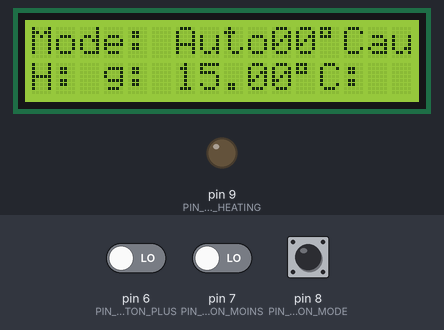
This sketch was run on a simulated Arduino Uno, built with avr-gcc and run on an emulated ATmega328P. Shown: 16×2 character LCD, output pins drawn as LEDs (lit = HIGH). Wiring (inferred from the names in the program): DS1307 clock at I2C address 0x68. Inputs (shaded band) come from the test bench; at power-on: pin 6 (PIN_BOUTON_PLUS) LOW, pin 8 (PIN_BOUTON_MODE) LOW, pin 7 (PIN_BOUTON_MOINS) LOW. WiFi joins after 1.5 s; servers stay silent unless stated; the local clock reads 2024-03-15 10:24:30 at power-on unless the sketch sets it; pins used as bus, display or sensor lines are not drawn; what the sketch prints to the serial monitor is not drawn.

Above: at 4.7 s.
4.8 s: pin 6 (PIN_BOUTON_PLUS) driven HIGH
At 5.4 s:
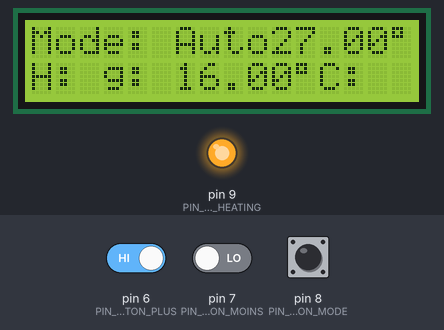
8.1 s: pin 8 (PIN_BOUTON_MODE) pulled HIGH for 3.2 s
At 9.1 s:
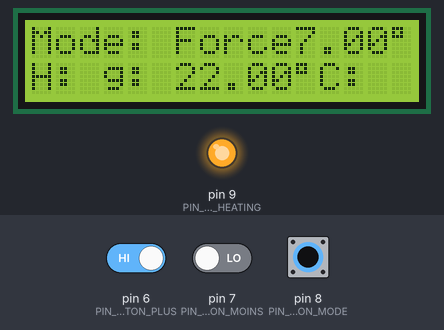
12.8 s: pin 6 (PIN_BOUTON_PLUS) driven LOW
At 14.0 s:
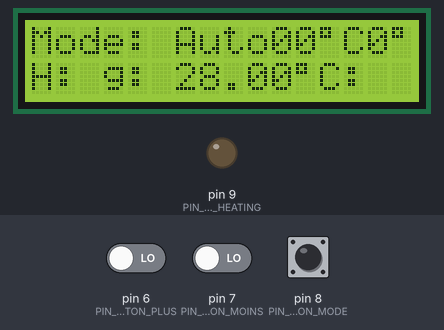
14.4 s: pin 8 (PIN_BOUTON_MODE) pulled HIGH for 1 s
At 15.8 s:
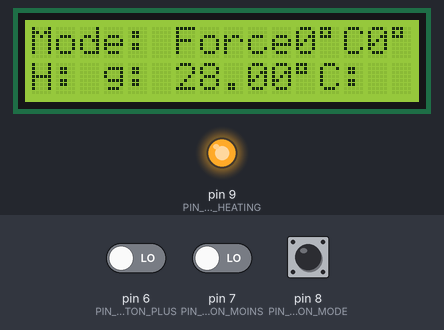
16.9 s: pin 8 (PIN_BOUTON_MODE) pulled HIGH for 1 s
At 18.5 s:
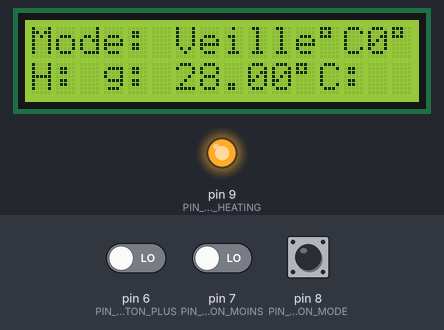
19.4 s: pin 8 (PIN_BOUTON_MODE) pulled HIGH for 3.2 s
At 20.2 s:
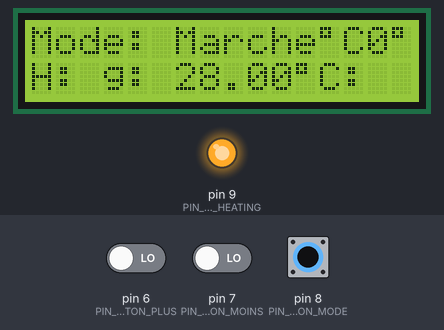
Timing chart, 0 to 23.7 s (numbered marks = the images above; inputs shaded):
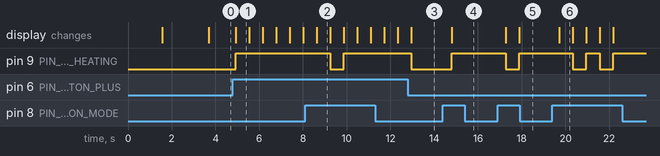

The sketch:

thermuino.ino
```cpp
// (licence header left out)
//LCD :
#include <LiquidCrystal.h>

//Ethernet :
#include <SPI.h>
#include <Ethernet.h>
#include <EthernetServer.h>

//Sonde 1Wire :
#include <OneWire.h>
#include "DS18B20.h"

//Horloge
#include <Wire.h>
#include "DallasTemperature.h"
#include "DS1307.h"

//Relay
#include "Relay.h"

//Pins
#define PIN_RELAY 1

#define PIN_BOUTON_PLUS 6
#define PIN_BOUTON_MOINS 7
#define PIN_BOUTON_MODE 8
#define PIN_LED_HEATING 9
#define PIN_LED_ALIMENTATION 10

#define PIN_ONE_WIRE 6
#define DS18B20_ADDRESS 0x28     // Adresse 1-Wire du DS18B20

#define LCD_RS A1
#define LCD_ENABLE A0
#define LCD_DATA4 5
#define LCD_DATA5 4
#define LCD_DATA6 3
#define LCD_DATA7 2


//Constant values
#define LIGNE1 0
#define LIGNE2 1
#define LIGNE3 0
#define LIGNE4 1

#define MODE_OFF 0
#define MODE_ON 1
#define MODE_AUTO 2

#define MODE_FORCE_ON 3
#define MODE_FORCE_OFF 4

#define MAX_TEMPERATURE 30
#define MIN_TEMPERATURE 0

#define CELCIUS_CHAR_SERIAL 176
#define CELCIUS_CHAR_LCD 223 //The ° caracter

#define ETHERNET_REQUEST_MAX_SIZE 100

//Horlogerie
#define DS1307_ADDRESS 0x68


struct Date {
  uint8_t secondes;
  uint8_t minutes;
  uint8_t heures; // format 24h
  uint8_t jourDeLaSemaine; // 0~7 = lundi, mardi, ...
  uint8_t jour;
  uint8_t mois;
  uint8_t annee; // format yy (ex 2012 -> 12)
};
typedef struct Date Date;

byte mac[] = {  0xDE, 0xAD, 0xBE, 0xEF, 0xFE, 0xEE };
byte ip[] = {   192, 168, 1, 19};
byte ip_arduino_server[] = { 192, 168, 0, 2};

LiquidCrystal lcd(LCD_RS, LCD_ENABLE, LCD_DATA4, LCD_DATA5, LCD_DATA6, LCD_DATA7);
EthernetServer server(80);
EthernetClient client;
OneWire oneWire(PIN_ONE_WIRE);
DS1307 ClockChip = DS1307();
DallasTemperature sensors(&oneWire);
Relay myRelay = Relay(PIN_RELAY);
Relay myHeatingLed = Relay(PIN_LED_HEATING);

float internTemperature = -1;
float progTemperature = 15;
float hysteresis = 1; //1°C Hysteresis
float externTemperature = 0;
int currentMode = 2;


byte bcd2dec(byte bcd) {
  return ((bcd / 16 * 10) + (bcd % 16));
}

byte dec2bcd(byte dec) {
  return ((dec / 10 * 16) + (dec % 10));
}

// Fonction configurant le DS1307 avec la date/heure fourni
void ecrireDate(struct Date *date) {
	Wire.beginTransmission(DS1307_ADDRESS); // Début de transaction I2C
Wire.write((byte) 0); // Arrête l'oscillateur du DS1307
  Wire.write(dec2bcd(date->secondes)); // Envoi des données
  Wire.write(dec2bcd(date->minutes));
  Wire.write(dec2bcd(date->heures));
  Wire.write(dec2bcd(date->jourDeLaSemaine));
  Wire.write(dec2bcd(date->jour));
  Wire.write(dec2bcd(date->mois));
  Wire.write(dec2bcd(date->annee));
  Wire.write((byte) 0); // Redémarre l'oscillateur du DS1307
  Wire.endTransmission(); // Fin de transaction I2C
}


// Fonction récupérant l'heure et la date courante à partir du DS1307
void lireDate(struct Date *date) {
  Wire.beginTransmission(DS1307_ADDRESS); // Début de transaction I2C
  Wire.write((byte) 0); // Demande les info à partir de l'adresse 0 (soit toutes les info)
  Wire.endTransmission(); // Fin de transaction I2C

  Wire.requestFrom(DS1307_ADDRESS, 7); // Récupère les info (7 octets = 7 valeurs correspondant à l'heure et à la date courante)

  date->secondes = bcd2dec(Wire.read()); // stockage et conversion des données reçu
  date->minutes = bcd2dec(Wire.read());
  date->heures = bcd2dec(Wire.read() & 0b111111);
  date->jourDeLaSemaine = bcd2dec(Wire.read());
  date->jour = bcd2dec(Wire.read());
  date->mois = bcd2dec(Wire.read());
  date->annee = bcd2dec(Wire.read());
}


void initEthernet() {
	lcd.setCursor(0, LIGNE1);
	lcd.print(("Connexion reseau..."));
	lcd.setCursor(0, LIGNE2);

	if(Ethernet.begin(mac) == 0) {
		Ethernet.begin(mac, ip);
		lcd.print(("IP Fixe : "));

	} else {
		lcd.print(("IP Dynamique : "));
	}

	lcd.setCursor(0, LIGNE3);
	lcd.print(Ethernet.localIP());

	lcd.setCursor(0, LIGNE4);
	lcd.print(("Connecte !"));

	delay(2000);

}


void initButtons() {
	pinMode(PIN_BOUTON_PLUS, INPUT);
	pinMode(PIN_BOUTON_MOINS, INPUT);
	pinMode(PIN_BOUTON_MODE, INPUT);

	pinMode(PIN_LED_HEATING, OUTPUT);
}

void initTemperature() {
	sensors.begin();

	DeviceAddress tempDeviceAddress;


	// Grab a count of devices on the wire
	int numberOfDevices = sensors.getDeviceCount();

	// locate devices on the bus
	Serial.print("Locating devices...");

	Serial.print("Found ");
	Serial.print(numberOfDevices);
	Serial.println(" devices.");

	// report parasite power requirements
	Serial.print("Parasite power is: ");
	if (sensors.isParasitePowerMode()) Serial.println("ON");
	else Serial.println("OFF");

	// Loop through each device, print out address
	for(int i=0;i<numberOfDevices; i++) {
		// Search the wire for address
		if(sensors.getAddress(tempDeviceAddress, i)) {
			Serial.print("Found device ");
			Serial.print(i);
			Serial.print(" with address: ");

			for (uint8_t i = 0; i < 8; i++) {
				if (tempDeviceAddress[i] < 16) Serial.print("0");
				Serial.print(tempDeviceAddress[i], HEX);
			}

			Serial.println();

		}else{
			Serial.print("Found ghost device at ");
			Serial.print(i, DEC);
			Serial.print(" but could not detect address. Check power and cabling");
		}
	}

}

void initHorloge() {
	ClockChip.setTimeRegister(2,50,0,6,26,11,11);
	ClockChip.startClock();
}


void changeMode() {
	currentMode = (currentMode + 1) % 5;
}

void incrementeTemp() {
  progTemperature += 1.0;

  if(progTemperature > MAX_TEMPERATURE) {
    progTemperature = MAX_TEMPERATURE;
  }
}

void decrementeTemp() {
  progTemperature -= 1.0;

  if(progTemperature < MIN_TEMPERATURE) {
    progTemperature = MAX_TEMPERATURE;
  }
}

void updateButtons() {
  boolean modePin = digitalRead(PIN_BOUTON_MODE) == HIGH;
  boolean plusPin = digitalRead(PIN_BOUTON_PLUS) == HIGH;
  boolean moinsPin = digitalRead(PIN_BOUTON_MOINS) == HIGH;

  if(modePin == true) {
    changeMode();
  }

  if(plusPin == true && moinsPin == false) {
    incrementeTemp();
  }

  if(moinsPin == true && plusPin == false) {
    decrementeTemp();
  }

}

void printMode() {
	if(currentMode == MODE_OFF) {
		lcd.print(("Veille"));
	} else if(currentMode == MODE_ON) {
		lcd.print(("Marche"));
	} else if(currentMode == MODE_FORCE_ON) {
		lcd.print(("Force"));
	} else if(currentMode == MODE_FORCE_OFF) {
		lcd.print(("Arret"));
	} else {
		lcd.print(("Auto"));
	}
}


// Fonction vérifiant la présence d'une demande de synchronisation en provenance du pc et récupérant les données de synchronisation ou à défaut récupérant la date et l'heure courante
void synchronisation(Date *date) {
  Serial.print("SYNC"); // Envoi de la commande de synchronisation
  int i;
  for(i = 0 ; (Serial.available() < 3) && (i < 6) ; i++) // Attente de 3s max
    delay(500);
  if(i != 6) { // Il n'y as pas eu de timeout
    if(Serial.read() == 'A')
      if(Serial.read() == 'C')
        if(Serial.read() == 'K') { // Si le pc à répondu par une commande ACK c'est que la synchronisation peut commencer
          while(Serial.available() < 7); // Attente des 7 octets de configuration
          date->secondes = Serial.read(); // Réception et conversion des données reçu
          date->minutes = Serial.read();
          date->heures = Serial.read();
          date->jourDeLaSemaine = Serial.read();
          date->jour = Serial.read();
          date->mois = Serial.read();
          date->annee = Serial.read();
          ecrireDate(date); // Stockage dans le DS1307 des donnes reçu
        }
  }
  else
    lireDate(date); // Si le pc n'as pas répondu à la demande de synchronisation la fonction ce content de lire les données courante du DS1307
}


void updatePrintDate(struct Date *date) {
  //clear(0, 0, 16); // Efface la 1er ligne de l'écran
  lcd.setCursor(0, LIGNE4); // Place le curseur à (0,0)

  switch(date->jourDeLaSemaine) { // Affiche sur 3 lettres le jour en cours
  case 1:
    lcd.print(("LU "));
    break;

  case 2:
    lcd.print(("MA "));
    break;

  case 3:
    lcd.print(("ME "));
    break;

  case 4:
    lcd.print(("JE "));
    break;

  case 5:
    lcd.print(("VE "));
    break;

  case 6:
    lcd.print(("SA "));
    break;

  case 7:
    lcd.print(("DI "));
    break;
  }

  lcd.setCursor(3, LIGNE4); // Place le curseur à (0,4) (juste aprés les 3 lettres du jour + espace)
  lcd.print(date->jour / 10, DEC);// Affichage du jour sur deux caractéres
  lcd.setCursor(4, LIGNE4);
  lcd.print(date->jour % 10, DEC);
  lcd.setCursor(5, LIGNE4);
  lcd.print("/");
  lcd.setCursor(6, LIGNE4);
  lcd.print(date->mois / 10, DEC);// Affichage du mois sur deux caractéres
  lcd.setCursor(7, LIGNE4);
  lcd.print(date->mois % 10, DEC);
  lcd.setCursor(8, LIGNE4);
  lcd.print("/");
  lcd.setCursor(9, LIGNE4);
  lcd.print(date->annee / 10, DEC);// Affichage de l'année sur deux caractéres
  lcd.setCursor(10, LIGNE4);
  lcd.print(date->annee % 10, DEC);

  lcd.setCursor(12, LIGNE4); // Place le curseur en début de la 2eme ligne
  lcd.print(date->heures / 10, DEC); // Affichage de l'heure sur deux caractéres
  lcd.setCursor(13, LIGNE4);
  lcd.print(date->heures % 10, DEC);
  lcd.setCursor(14, LIGNE4);
  lcd.print(":");
  lcd.setCursor(15, LIGNE4);
  lcd.print(date->minutes / 10, DEC); // Affichage des minutes sur deux caractéres
  lcd.setCursor(16, LIGNE4);
  lcd.print(date->minutes % 10, DEC);
  lcd.setCursor(17, LIGNE4);
  lcd.print(":");
  lcd.setCursor(18, LIGNE4);
  lcd.print(date->secondes / 10, DEC); // Affichage des secondes sur deux caractéres
  lcd.setCursor(19, LIGNE4);
  lcd.print(date->secondes % 10, DEC);

}

void updateScreen() {
  lcd.setCursor(0, LIGNE1);
  lcd.print(("Maison: "));
  printTemperature(internTemperature);

  lcd.setCursor(0, LIGNE2);
  lcd.print(("Prog: "));
  printTemperature(progTemperature);

  lcd.setCursor(0, LIGNE3);
  lcd.print(("Mode: "));
  printMode();

  lcd.setCursor(0, LIGNE4);
  lcd.print(("H: "));
  Date date;
  lireDate(&date);
//  updatePrintDate();
}


void updateTemperature() {
	sensors.requestTemperatures(); // Send the command to get temperatures
	internTemperature = sensors.getTempCByIndex(0);

}

void printTemperature(float valeur) {
	lcd.print(valeur);
	lcd.write(CELCIUS_CHAR_LCD); //Caractere Celcius
	lcd.write("C");
}


void updateExternData() {
/*	if (client.connect(ip_arduino_server, 80)) {
		Serial.println("connected");
		client.println("GET /temp HTTP/1.0");
		client.println();
	} else {
		Serial.println("connection failed");
	}*/

}

void updateRelay() {
	float tempreference = -1;

	if(currentMode == MODE_ON) {
		tempreference = progTemperature;

	} else if (currentMode == MODE_OFF) {
		tempreference = progTemperature - 5;

	} else if(currentMode == MODE_AUTO) {
		//Régulation du truc
	}

	if (currentMode == MODE_FORCE_OFF) {
		myRelay.setOff();
		myHeatingLed.setOff();

	} else if (currentMode == MODE_FORCE_ON) {
		myRelay.setOn();
		myHeatingLed.setOn();
	} else { //Auto-regulation

		if(myRelay.isStateOFF() && ((tempreference - hysteresis) > internTemperature)) {
			myRelay.setOn();
			myHeatingLed.setOn();
		} else if(!myRelay.isStateOFF() && ((tempreference + hysteresis) < internTemperature)) {
			myRelay.setOff();
			myHeatingLed.setOff();
		}

	}
}


void printEthernetPage(EthernetClient client, String requete) {

	if(requete.indexOf(String("MODE=OFF")) > 0) {
		currentMode = MODE_OFF;
	} else if(requete.indexOf(String("MODE=ON")) > 0) {
		currentMode = MODE_ON;
	} else if(requete.indexOf(String("MODE=AUTO")) > 0) {
		currentMode = MODE_AUTO;
	} else if(requete.indexOf(String("MODE=FORCE_ON")) > 0) {
		currentMode = MODE_FORCE_ON;
	} else if(requete.indexOf(String("MODE=FORCE_OFF")) > 0) {
		currentMode = MODE_FORCE_OFF;
	}

	client.print(("INTERN_TEMPERATURE="));
	client.print(internTemperature);
	client.write(CELCIUS_CHAR_SERIAL);
	client.println("C");

	client.print(("PROG_TEMPERATURE="));
	client.print(progTemperature);
	client.write(CELCIUS_CHAR_SERIAL);
	client.println("C");

	client.print(("MODE="));

	switch(currentMode) {
		case MODE_FORCE_OFF:
		client.println("FORCE_OFF");
		break;

		case MODE_FORCE_ON:
		client.println("FORCE_ON");
		break;

		case MODE_ON:
		client.println("ON");
		break;

		case MODE_OFF:
		client.println("FORCE_ON");
		break;

		default:
		client.println("AUTO");
		break;

	}

	client.print("HEAT=");
	if(myRelay.isStateOFF()) {
		client.println("OFF");
	} else {
		client.println("ON");
	}
}

void setup() {
	Serial.begin(9600);
	lcd.begin(16,2);

	lcd.print(("Chargement..."));

	initEthernet();
	initButtons();
	initHorloge();
	initTemperature();
}

void loop() {
	updateTemperature();
	updateButtons();
	updateExternData();
	updateScreen();
	updateRelay();


	client = server.available();
	if (client) {

		String requete = "";
		int charCounter = 0;

		while (client.connected()) {

			while (client.available()) { //while there is any byte to read

				char c = client.read(); //read the next byte/char
				charCounter = charCounter+1; //count the number of received chars

				//Only the n first chars are saved for the request
				if (charCounter <= ETHERNET_REQUEST_MAX_SIZE) {
					requete = requete + c;
				} else {
					client.flush();
				}

			}

			Serial.println(requete);
			int pos = -1;

			if((pos = requete.indexOf(String("TEMP=")))   > 0) {
				int posEnd = requete.indexOf(String("C"), pos);

				if(posEnd > 0) {
					String sub = requete.substring(pos + 5, posEnd);
					//5correspond à la taille de TEMP=
					lcd.print(sub);

					char charBuf[6];
					sub.toCharArray(charBuf, 6);
					progTemperature = atof(charBuf);
				}
			}


			client.println(("HTTP/1.1 200 OK"));
			client.println(("Content-Type: text/plain"));
			client.println(("Connnection: close"));
			client.println();

			//print the page
			printEthernetPage(client, requete);

			// give the web browser time to receive the data
			delay(1);

			// close the connection:
			client.stop();

			//Serial.println("Client Disconnected");

			client.stop();
		}


	}

	//Delay for buttons, updates, etc.
	delay(500);


}
```

DS1307.h
```cpp
// (licence header left out)
#ifndef DS1307_HEADER
#define DS1307_HEADER

#if defined(ARDUINO) && ARDUINO >= 100
	#include "Arduino.h"
#else
	#include "WProgram.h"
#endif

#include <Wire.h>

#define _00H_SEC 0
#define _01H_MIN 1
#define _02H_HRS 2
#define _03H_DOW 3
#define _04H_DAT 4
#define _05H_MTH 5
#define _06H_YRS 6
#define _07H_PIN 7

#define _1Hz 0
#define _4kHz 1
#define _8kHz 2
#define _32kHz 3

#define START_YEAR_REGISTER 2000
#define LENGTH_REGISTER 8 //8 data blocks given by the DS1307
#define LENGTH_DATE_REGISTER 4
#define LENGTH_CLOCK_REGISTER 3
#define ID_REGISTER B1101000

/*BINARY MASKS*/
#define X4BIT_UNITS_MASK     B00001111
#define X3BIT_UNITS_MASK     B00000111

#define X4BIT_DECADE_MASK    B11110000
#define X3BIT_DECADE_MASK    B01110000
#define X2BIT_DECADE_MASK    B00110000
#define X1BIT_DECADE_MASK    B00010000

#define CLOCKHALT_MASK       B10000000
#define CLOCK_MOD_MASK       B01000000
#define CLK_AM_PM_MASK       B00100000
#define OUT_MASK             B10000000
#define SQWE_MASK            B00010000
#define RS_MASK              B00000011

class DS1307 {
	private:
		byte bufferRegister[LENGTH_REGISTER];
		int timeRegister[LENGTH_REGISTER];
		void readWire(void);
		void save(void);

		void convertBCDtoINT();
		void convertINTtoBCD();

		void updateParameter();                    //Permet d'effectuer une mise à jours des parametres.
		void updateRegister();                     //Permet une mise a jour du registre BCD de la classe


		boolean is12Hmode;          //True : Mode 12h selectioné
		boolean isPostMeridiem;     //True : En mode 12h : PM
		boolean isCHenable;         //True : Horloge eteinte
		boolean isOUTenable;        //True : Pin 7 sous tension
		boolean isSQWEenable;       //True : Signal carré en fonction

		int waveFrequency;          //Fréquence du signal carré : 0=1hz, 1=4KHz, 2=8KHz, 3=32KHz


	public:
		DS1307();

		int* getTimeRegister(boolean = true);           //Donne heure, date et pin 7
		boolean getIs12Hmode(boolean = true);           //Donne son mode de fonctionnement (12/24h). true = 24h
		boolean getIsPostMeridiem(boolean = true);      //Donne l'etat de la gestion AM/PM (True si refresh demandé)
		boolean getIsCHenable(boolean = true);          //Donne l'état de fonctionnement de l'horloge. true = horloge off
		boolean getIsSQWEenable(boolean = true);        //Donne l'état du signal carré en sortie du pin 7. true = signal ON
		boolean getIsOUTenable(boolean = true);         //Donne l'état logique du pin 7.
		int getWaveFrequency(boolean = true);           //Donne la fréquence du signal carré en sortie du pin 7 0=1hz, 1=4KHz, 2=8KHz, 3=32KHz

		void setTime(int,int,int);                             //Régle l'heure setTime(heures, minutes, secondes).
		void setCalendar(int,int,int,int);                     //Régle la date setCalendar (jour de la semaine, date, mois, année)
		void setTimeRegister(int,int,int,int,int,int,int);     //Régle date et heure setTimeRegister
		void setSecond(int);                                   //Régle les secondes
		void setMinute(int);                                   //Régle les minutes
		void setHour(int);                                     //Régle les heures
		void setDay(int);                                      //Régle les jour du mois
		void setDayOfMonth(int);                               //Régle le jour de la semaine
		void setMonth(int);                                    //Régle les mois
		void setYear(int);                                     //Régle les années
		void setWaveFrequency(int);                            //Régle la fréquence du signal carré // frequences : 0=1hz, 1=4KHz, 2=8KHz, 3=32KHz

		void startOUT();                  //Place l'état logique du port de sortie du pin 7 à 1.
		void stopOUT();                   //Place l'état logique du port de sortie du pin 7 à 0. Eteint en meme temps le signal carré.
		void startClock();                //Démarre l'horloge et met à jour les parametres
		void stopClock();                 //Stop l'horloge
		void startWave();                 //Démarre le signal Carré
		void stopWave();                  //Stop le signal carré
		void switchMode();                //Inverse le mode 12/24 et prend en charge la conversion des heures.
		void switchMeridiem();            //Inverse la valeur de isPostMeridiem si le mode 12h est actif.
};

#endif
```

Source omitted: DS1307.cpp (8167 bytes), DallasTemperature.cpp (20861 bytes), DallasTemperature.h (6553 bytes), Relay.cpp (1194 bytes), Relay.h (1145 bytes), OneWire.h (7206 bytes)

Measured:
- after the input at 4.8 s, pin 9 (PIN_LED_HEATING): LOW → HIGH after 0.12 s; the display: changes after 0.12 s (image 1)
- after the input at 8.1 s, pin 9 (PIN_LED_HEATING): HIGH → LOW after 1.2 s, → HIGH 0.62 s later; the display: changes after 0.53 s (image 2)
- after the input at 12.8 s, pin 9 (PIN_LED_HEATING): HIGH → LOW after 0.16 s; the display: changes after 0.16 s (image 3)
- after the input at 14.4 s, pin 9 (PIN_LED_HEATING): LOW → HIGH after 0.40 s; the display: changes after 0.40 s (image 4)
- after the input at 16.9 s, pin 9 (PIN_LED_HEATING): HIGH → LOW after 0.36 s, → HIGH 0.62 s later; the display: first changes after 0.36 s (image 5 shows a later state)
- after the input at 19.4 s, pin 9 (PIN_LED_HEATING): alternates HIGH for 0.61 s and LOW for 0.62 s, 4 changes in all, then stays HIGH, starting after 0.94 s; the display: changes after 0.32 s (image 6)
- what the display in image 1 shows lasts 0.6 s, from 4.9 s to 5.5 s
